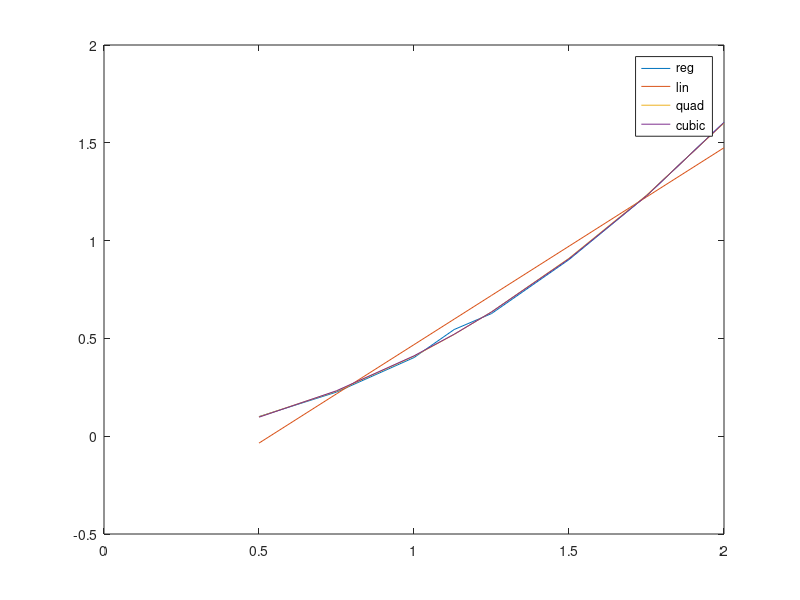

Recreate this plot in MATLAB.
% Fit offsets
% Date: 05/20

distances = [0.1002 0.2256 0.4020 0.5453 0.6269 0.9029 1.2291 1.6046]



spds = [0.5000    0.7500    1.0000    1.1295    1.2500    1.5000    1.7500    2.0000 ]

acc_times = [0.4333    0.6333    0.8333    0.9667    1.0333    1.2333    1.4333    1.6333]

c = polyfit(spds,acc_times,1)
acc_model_lin = polyfit(spds,distances,1)
acc_model_quad = polyfit(spds,distances,2)
acc_model_cubic = polyfit(spds,distances,3)
plot(spds,distances)
hold on
plot(spds,polyval(acc_model_lin,spds))
plot(spds,polyval(acc_model_quad,spds))
plot(spds,polyval(acc_model_cubic,spds))
legend('reg', 'lin', 'quad', 'cubic')
calc_diff = [distances' polyval(acc_model_lin,spds)' polyval(acc_model_quad,spds)' polyval(acc_model_cubic,spds)']

for i = 1:length(calc_diff)
    for j = 2:4
        calc_diff(i,j+3) = calc_diff(i,1) - calc_diff(i,j);
    end
end

calc_diff
    